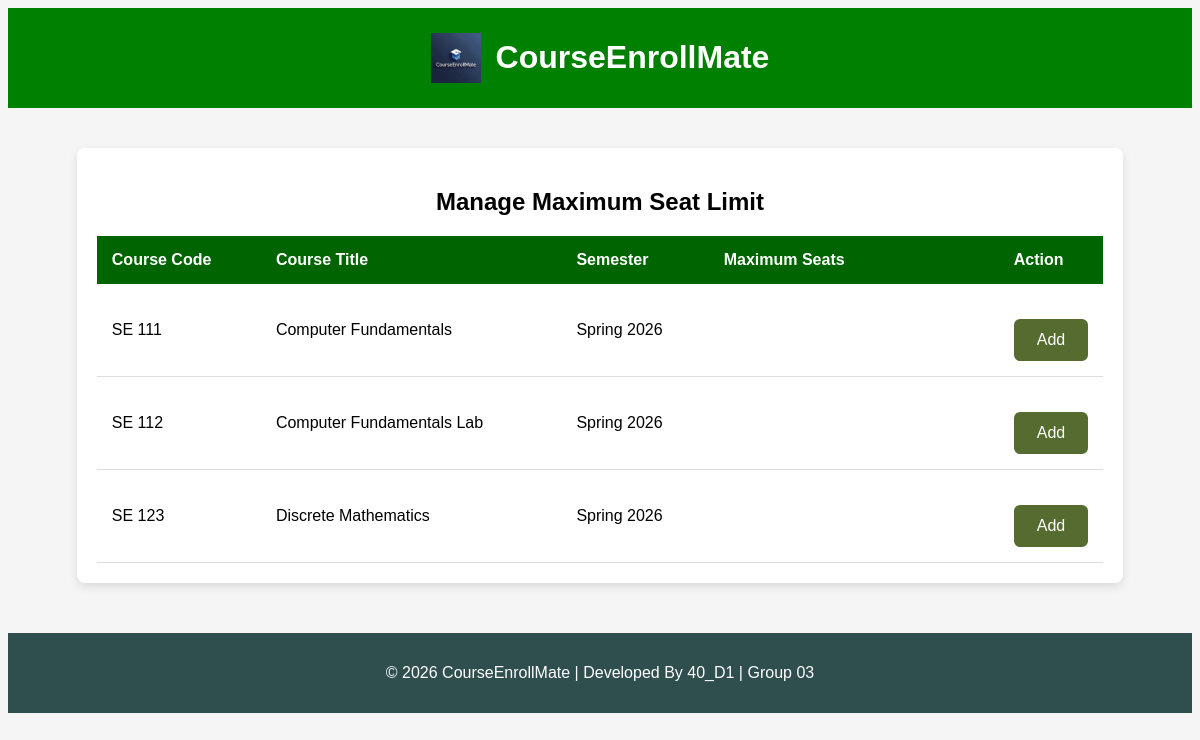
The page /add_seat_limit (signed in) on the database as committed earlier.
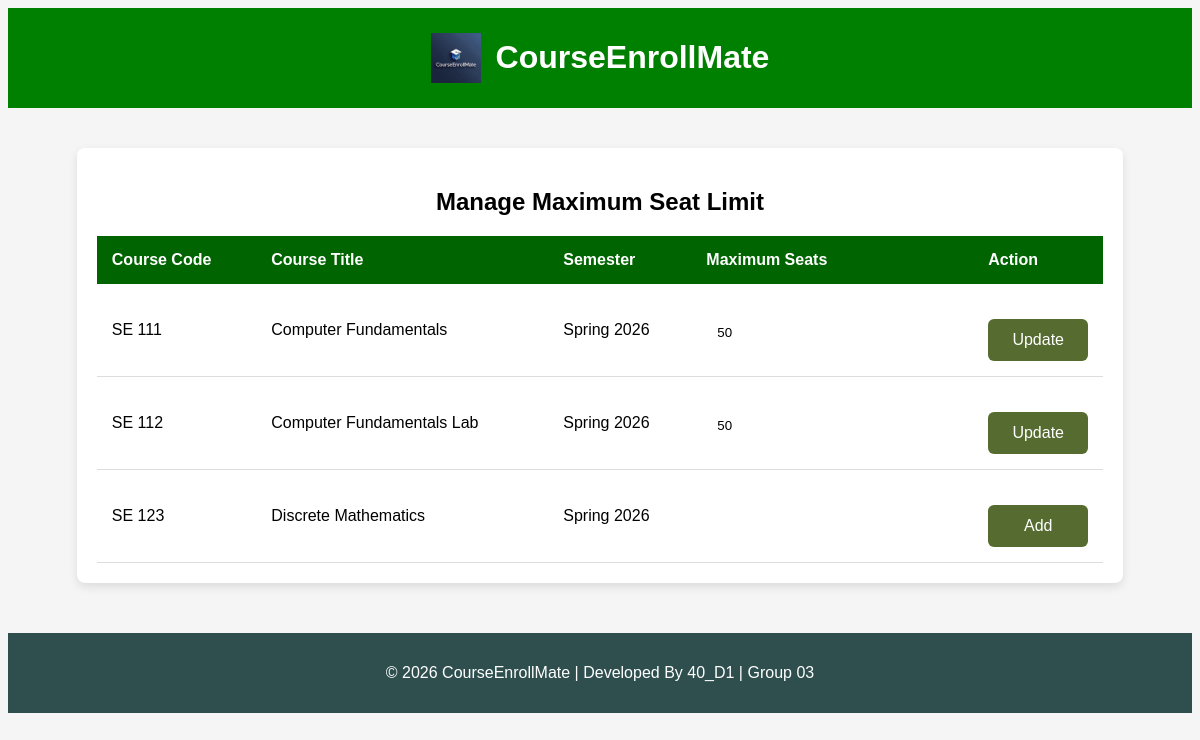
The same page on the database as committed later.
### tables this page shows
CREATE TABLE course_offerings (
    id INTEGER PRIMARY KEY AUTOINCREMENT,
    course_id INTEGER NOT NULL,
    semester_id INTEGER NOT NULL,
    max_seats INTEGER,
    FOREIGN KEY (course_id) REFERENCES courses(id),
    FOREIGN KEY (semester_id) REFERENCES semesters(id)
);

CREATE TABLE courses (
    id INTEGER PRIMARY KEY AUTOINCREMENT,
    course_code TEXT UNIQUE NOT NULL,
    course_title TEXT NOT NULL,
    course_description TEXT,
    credit_hours INTEGER NOT NULL,
    created_at TIMESTAMP DEFAULT CURRENT_TIMESTAMP
);

CREATE TABLE semesters (
    id INTEGER PRIMARY KEY AUTOINCREMENT,
    semester_name TEXT NOT NULL,
    start_date TEXT,
    end_date TEXT,
    status TEXT CHECK(status IN ('active','inactive')) DEFAULT 'inactive'
);

### app.py (the view)
@app.route("/add_seat_limit")
@login_required
@role_required("admin")
def add_seat_limit():
    conn = get_db_connection()
    offerings = conn.execute("""
        SELECT
            co.id,
            c.course_code,
            c.course_title,
            s.semester_name,
            co.max_seats
        FROM course_offerings co
        JOIN courses c ON co.course_id = c.id
        JOIN semesters s ON co.semester_id = s.id
    """).fetchall()
    conn.close()
    return render_template("add_seat_limit.html", offerings=offerings)

### app.py (called while the page is built)
def get_db_connection():
    conn = sqlite3.connect("courseenrollmate.db")
    conn.row_factory = sqlite3.Row
    conn.execute("PRAGMA foreign_keys = ON")
    return conn

### helper.py (called while the page is built)
def login_required(f):
    @wraps(f)
    def decorated_function(*args, **kwargs):
        if "username" not in session:
            return redirect("/login")
        return f(*args, **kwargs)
    return decorated_function

def role_required(role):
    def decorator(f):
        @wraps(f)
        def decorated_function(*args, **kwargs):
            if session.get("role") != role:
                return "403 Forbidden: Unauthorized access"
            return f(*args, **kwargs)
        return decorated_function
    return decorator

### templates/add_seat_limit.html
{% extends "base.html" %}
{% block body %}
<div class="table-container">
<h2>Manage Maximum Seat Limit</h2>
<table>
    <thead>
        <tr>
            <th>Course Code</th>
            <th>Course Title</th>
            <th>Semester</th>
            <th>Maximum Seats</th>
            <th>Action</th>
        </tr>
    </thead>
    <tbody>
    {% for course in offerings %}
    <tr>
        <td>{{ course.course_code }}</td>
        <td>{{ course.course_title }}</td>
        <td>{{ course.semester_name }}</td>
        <form action="{% if course.max_seats %}/update_seat_limit/{{ course.id }}{% else %}/insert_seat_limit/{{ course.id }}{% endif %}" method="POST">
            <td>
                <input type="number"
                       name="max_seats"
                       value="{{ course.max_seats or '' }}"
                       min="1"
                       required>
            </td>
            <td>
            {% if course.max_seats %}
                <button type="submit" class="update-btn">Update</button>
            {% else %}
                <button type="submit" class="add-btn">Add</button>
            {% endif %}
            </td>
        </form>
    </tr>
    {% endfor %}
    </tbody>
</table>
</div>
{% endblock %}

### templates/base.html (shortened to what this page needs)
<!DOCTYPE html>
<html lang="en">
<head>
    <link rel="stylesheet" href="{{ url_for('static', filename='style.css') }}">
</head>
<body>
    <header class="site-header">
        <img src="{{ url_for('static', filename='logo.png') }}" alt="CourseEnrollMate Logo" class="logo">
        <h1>CourseEnrollMate</h1>
    </header>
    {% block body %}
    {% endblock %}
    <footer>
    <p>© 2026 CourseEnrollMate | Developed By 40_D1 | Group 03 </p>
    </footer>
</body>
</html>

### static/style.css (style rules this page uses)
body { font-family: Arial, sans-serif; background:whitesmoke; text-align:center; }
header { background: limegreen; color:white; padding:15px; }
.site-header { background:green; color:white; padding:10px; display:flex; align-items:center; justify-content:center; gap:15px; }
.logo { width:50px; height:auto; }
footer { margin-top:50px; background:darkslategrey; color:white; padding:15px; text-align:center; }
input, select { width:100%; padding:10px; margin-top:5px; border-radius:6px; border:1px solid white; }
button { width:100%; margin-top:20px; padding:12px; background:darkolivegreen; border:none; color:white; font-size:16px; border-radius:6px; cursor:pointer; }
.table-container { width:85%; margin:40px auto; background:white; padding:20px; border-radius:8px; box-shadow:0 4px 10px rgba(0,0,0,0.1); }
table { width:100%; border-collapse:collapse; }
thead { background: darkgreen; color:white; }
th,td { padding:15px; text-align:left; }
tbody tr { border-bottom:1px solid #ddd; }

Rows that differ between the two databases and show on the page:
changed course_offerings "SE 111": max_seats (not shown) → "50"; no longer shows "Add"
changed course_offerings "SE 112": max_seats (not shown) → "50"; no longer shows "Add"
